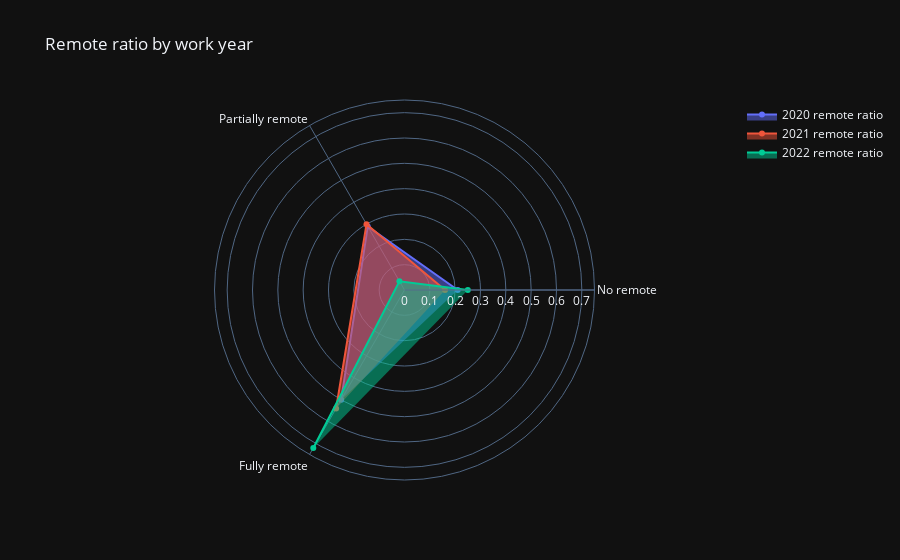

Notebook code for this chart:
### Markdown cell above
About remote_ratio:
 - More than half of the employees work fully remote (381 out of 607)

### Code cell
remote_ratio_by_work_year = df.groupby(['work_year','remote_ratio']).size()

ratio_2020 = np.round(remote_ratio_by_work_year[2020].values / remote_ratio_by_work_year[2020].sum(), 2)
ratio_2021 = np.round(remote_ratio_by_work_year[2021].values / remote_ratio_by_work_year[2021].sum(), 2)
ratio_2022 = np.round(remote_ratio_by_work_year[2022].values / remote_ratio_by_work_year[2022].sum(), 2)

fig = go.Figure()
categories = ['No remote', 'Partially remote', 'Fully remote']

fig.add_trace(go.Scatterpolar(
    r = ratio_2020,
    theta = categories,
    fill = 'toself',
    name = "2020 remote ratio"
))

fig.add_trace(go.Scatterpolar(
    r = ratio_2021,
    theta = categories,
    fill = 'toself',
    name = "2021 remote ratio"
))

fig.add_trace(go.Scatterpolar(
    r = ratio_2022,
    theta = categories,
    fill = 'toself',
    name = "2022 remote ratio"
))

fig.update_layout(
  polar=dict(
    radialaxis=dict(
      visible=True,
      range=[0, 0.75]
    )),
  showlegend=True,
  title = 'Remote ratio by work year'
)

fig.layout.template = 'plotly_dark'
fig.show()

### Figure 1 — Plotly figure (JSON) as saved in the notebook; plotly's stock layout.template omitted (floating-point values rounded to 4 significant figures)
{"data": [{"fill": "toself", "name": "2020 remote ratio", "r": [0.21, 0.29, 0.5], "theta": ["No remote", "Partially remote", "Fully remote"], "type": "scatterpolar"}, {"fill": "toself", "name": "2021 remote ratio", "r": [0.16, 0.3, 0.54], "theta": ["No remote", "Partially remote", "Fully remote"], "type": "scatterpolar"}, {"fill": "toself", "name": "2022 remote ratio", "r": [0.25, 0.04, 0.72], "theta": ["No remote", "Partially remote", "Fully remote"], "type": "scatterpolar"}], "layout": {"polar": {"radialaxis": {"range": [0, 0.75], "visible": true}}, "showlegend": true, "title": {"text": "Remote ratio by work year"}}}
